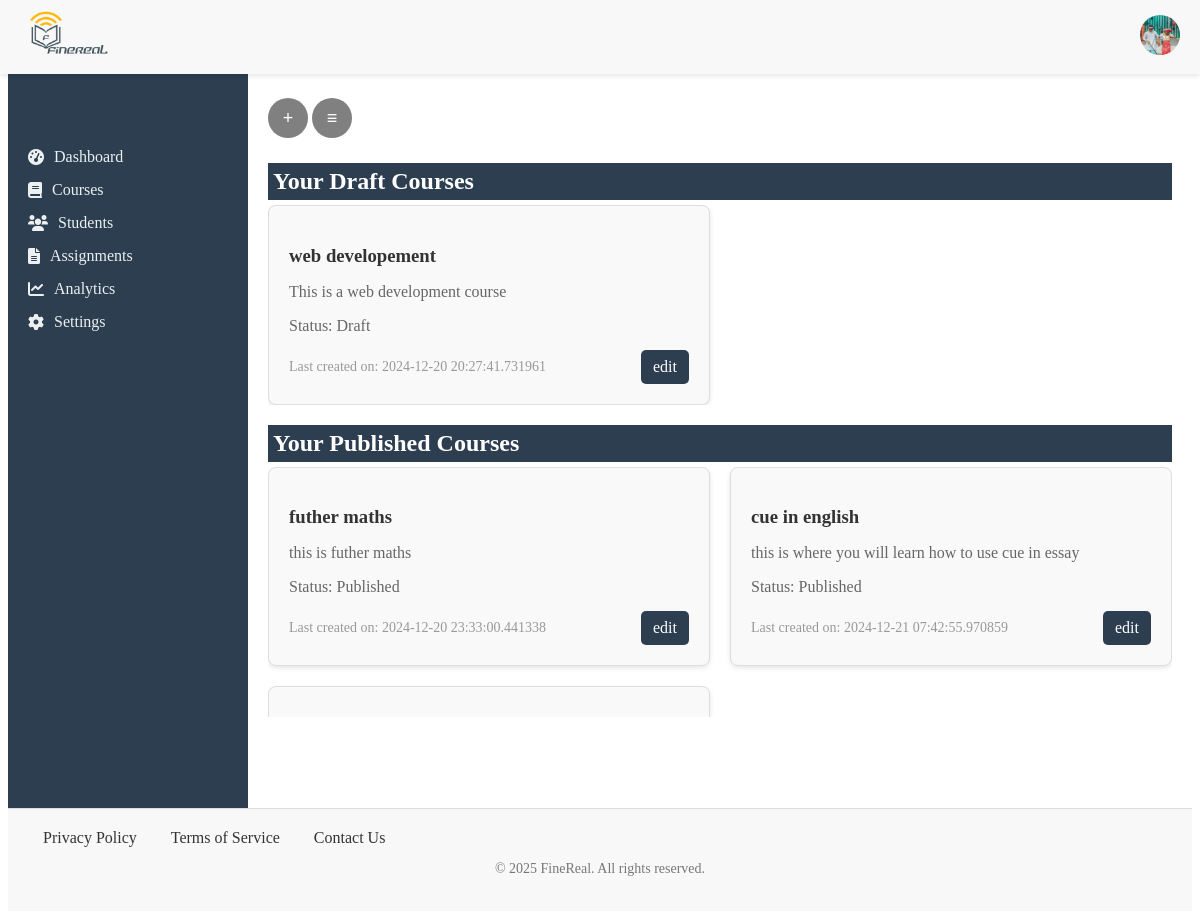
The page /course (signed in) on the database its author committed.
### app/models/user.py (models this page shows, shortened)
class User(BaseModel, db.Model, UserMixin):
    __tablename__ = 'users'
    photo = db.Column(db.Text)
    first_name = db.Column(db.String(80), nullable=False)
    middle_name = db.Column(db.String(80), nullable=True)
    last_name = db.Column(db.String(80), nullable=False)
    email = db.Column(db.String(160), unique=True, nullable=False)
    username = db.Column(db.String(250), nullable=False)
    password = db.Column(db.String, nullable=False)
    is_verified = db.Column(db.Boolean, default=False)
    dob = db.Column(db.String)
    role = db.Column(db.String, nullable=False)
    courses_taught = db.relationship('Courses', backref='teacher', lazy=True)
    enrolled_courses = db.relationship('Enrollments', backref='student', lazy=True)

### app/models/course.py (models this page shows)
class Courses(BaseModel, db.Model):
    __tablename__ = 'courses'
    title = db.Column(db.String(255), nullable=False)
    description = db.Column(db.Text, nullable=False)
    category = db.Column(db.String(60))
    difficulty = db.Column(db.String(60), default="Beginner")
    prerequisite = db.Column(db.Text)
    status = db.Column(db.String(60))
    teacher_id = db.Column(db.Integer, db.ForeignKey('users.id'), nullable=False)
    modules = db.relationship('Modules', backref='courses', lazy=True)
    enrolled_students = db.relationship('Enrollments', backref='courses', lazy=True)

### app/routes/course.py (the view, shortened to what this page needs)
@app.route('/course', methods=['GET', 'POST'])
@login_required
def course():
    d_courses= draft_course()
    p_course = published_course()
    courses= index_course()
    return render_template('course.html',
                           user=current_user,
                           d_courses= d_courses,
                           p_courses=p_course,
                           courses= courses)

### app/models/user.py (called while the page is built)
@login_manager.user_loader
def load_user(user_id):
    return User.query.get(user_id)# PendingUser class and other functions...

### app/utils/course.py (called while the page is built)
def index_course():
    courses = Courses.query.filter_by(status="Published").all()
    return courses

def published_course():
    if current_user.is_authenticated:
        courses = Courses.query.filter_by(teacher_id=current_user.id, status='Published').all()
        return courses

def draft_course():
    if current_user.is_authenticated:
        courses = Courses.query.filter_by(teacher_id=current_user.id, status='Draft').all()
        return courses

### app/templates/course.html (shortened to what this page needs)
{% extends 'base.html' %}
{% block content %}
<link rel="stylesheet" href="{{ url_for('static', filename='styles/course.css') }}">
<link rel="stylesheet" href="{{ url_for('static', filename='styles/modal_form.css') }}">
<link rel="stylesheet" href="{{ url_for('static', filename='styles/modal.css') }}">
{% if user.role == 'Teacher' %}
<button onclick="openModal()" class="open-btn">&plus;</button>
<button onclick="" class="manage-btn">&Congruent;</button>
<section class="courses">
    <div>
        <h1>Your Draft Courses</h1>
        <div class="draft-grid">
            {% if d_courses %}
                {% for course in d_courses %}
                <div class="course-card">
                    <h3>{{ course.title }}</h3>
                    <p>{{ course.description }}</p>
                    <p>Status: {{course.status}}</p>
                    <div class="course-card-footer">
                        <span>Last created on: {{ course.created_at }}</span>
                        <a href="{{url_for('course_view', course_id=course.id)}}"> edit </a>
                    </div>
                </div>
                {% endfor %}
            {% else %}
                <p>No draft courses found.</p>
            {% endif %}
        </div>
    </div>
    <div>
        <h1>Your Published Courses</h1>
        <div class="published-grid">
            {% if p_courses %}
                {% for course in p_courses %}
                <div class="course-card" id="course-{{ course.id }}">
                    <h3>{{ course.title }}</h3>
                    <p>{{ course.description }}</p>
                    <p>Status: {{course.status}}</p>
                    <div class="course-card-footer">
                        <span>Last created on: {{ course.created_at }}</span>
                        <a href="{{url_for('course_view', course_id=course.id)}}"> edit </a>
                    </div>
                </div>
                {% endfor %}
            {% else %}
                <p>You haven't published any course yet.</p>
            {% endif %}
        </div>
    </div>
</section>
{% endif %}
{% endblock %}

### app/templates/base.html (shortened to what this page needs)
<!DOCTYPE html>
<html lang="en">
<head>
    <link rel="stylesheet" href="{{ url_for('static', filename='styles/header.css') }}">
    <link rel="stylesheet" href="{{ url_for('static', filename='styles/footer.css') }}">
    <link rel="stylesheet" href="{{ url_for('static', filename='styles/nav.css') }}">
    <link rel="stylesheet" href="{{ url_for('static', filename='styles/main.css') }}">
    <link href="https://cdnjs.cloudflare.com/ajax/libs/font-awesome/6.0.0-beta3/css/all.min.css" rel="stylesheet">
</head>
<body>
    <header>
        <div class="left">
            <div class="logo">
                <a href="{{ url_for('index') }}" aria-label="Home">
                    <img src="{{ url_for('static', filename='images/Finerealpng.png') }}" alt="FineReal Logo">
                </a>
            </div>
        </div>
<div class="right-links">
    <div class="user" onclick="extend()">
        {% if user.photo %}
        <img src="{{ url_for('uploaded_file', filename=user.photo) }}" alt="Profile Photo" class="photo">
        {% else %}
        <img src="https://via.placeholder.com/40" alt="User Avatar" class="user-avatar">
        {% endif %}
    </div>
</div>
    </header>
    <div class="container">
        <aside class="sidebar">
            <nav class="sidebar-nav">
                {% include 'includes/nav.html' %}
            </nav>
        </aside>
        <main class="main-content">
            {% block content %}
            {% endblock %}
        </main>
    </div>
    <footer>
        <div class="footer-content">
            <div class="footer-links">
                <a href="#">Privacy Policy</a>
                <a href="#">Terms of Service</a>
                <a href="#">Contact Us</a>
            </div>
        </div>
        <div class="footer-bottom">
            <p>&copy; 2025 FineReal. All rights reserved.</p>
        </div>
    </footer>
</body>
</html>

### app/static/styles/header.css (style rules this page uses)
header { color: dark; display: flex; justify-content: space-between; align-items: center; padding: 10px 20px; background-color: #f8f8f8; position: fixed; top: 0; left: 0; right: 0; z-index: 1000; box-shadow: 0 2px 5px rgba(0, 0, 0, 0.1); }
header .left { display: flex; justify-content: space-between; max-width: min-content; }
.logo img { height: 50px; }
.photo, .user-avatar { width: 40px; height: 40px; border-radius: 50%; object-fit: cover; }

### app/static/styles/footer.css (style rules this page uses)
footer { background-color: #f8f8f8; padding: 20px 0; text-align: center; border-top: 1px solid #ddd; }
.footer-content { display: flex; justify-content: space-between; align-items: center; padding: 0 20px; }
.footer-links a { margin: 0 15px; text-decoration: none; color: #333; }
.footer-bottom { margin-top: 10px; font-size: 14px; color: #777; }

### app/static/styles/nav.css (style rules this page uses)
.container { display: flex; height: 100vh; }
.sidebar { width: 200px; background-color: #2c3e50; color: #ecf0f1; padding: 20px; display: block; }

### app/static/styles/main.css (style rules this page uses)
main { margin-top: 70px; padding: 20px; flex-grow: 1; word-wrap: break-word; overflow-wrap: break-word; overflow-y: auto; }

### app/static/styles/course.css (style rules this page uses)
.manage-btn { background-color: gray; right: 0.5px; color: white; border: none; border-radius: 50%; font-size: 18px; width: 40px; height: 40px; cursor: pointer; margin-bottom: 5px; }
.open-btn { background-color: gray; color: white; border: none; border-radius: 50%; font-size: 18px; width: 40px; height: 40px; margin-bottom: 5px; }
.courses { margin-top: 0; }
.courses h1 { padding: 5px; background-color: #2c3e50; color: white; }
.course-card { background-color: #f9f9f9; border: 1px solid #ddd; border-radius: 8px; padding: 20px; box-shadow: 0 2px 5px rgba(0, 0, 0, 0.1); transition: transform 0.2s; cursor: pointer; }
.courses .draft-grid, .courses .published-grid { display: grid; grid-template-columns: repeat(auto-fill, minmax(300px, 1fr)); gap: 20px; overflow-y: auto; max-height: 250px; }
.course-card h3 { color: #333; margin-bottom: 10px; }
.course-card p { color: #666; margin-bottom: 15px; }
.course-card-footer { display: flex; justify-content: space-between; align-items: center; }
.course-card-footer span { font-size: 14px; color: #999; }
.course-card-footer a { background-color:#2c3e50; color: #fff; padding: 8px 12px; text-decoration: none; border-radius: 5px; transition: background-color 0.3s; }
h1 { padding: 10px; margin-bottom: 5px; }

### rows shown on the page
User: photo (picture)
Courses: title "web developement", description "This is a web development course", status "Draft", created_at "2024-12-20 20:27:41.731961"
Courses: title "futher maths", description "this is futher maths", status "Published", created_at "2024-12-20 23:33:00.441338"
Courses: title "cue in english", description "this is where you will learn how to use cue in essay", status "Published", created_at "2024-12-21 07:42:55.970859"
